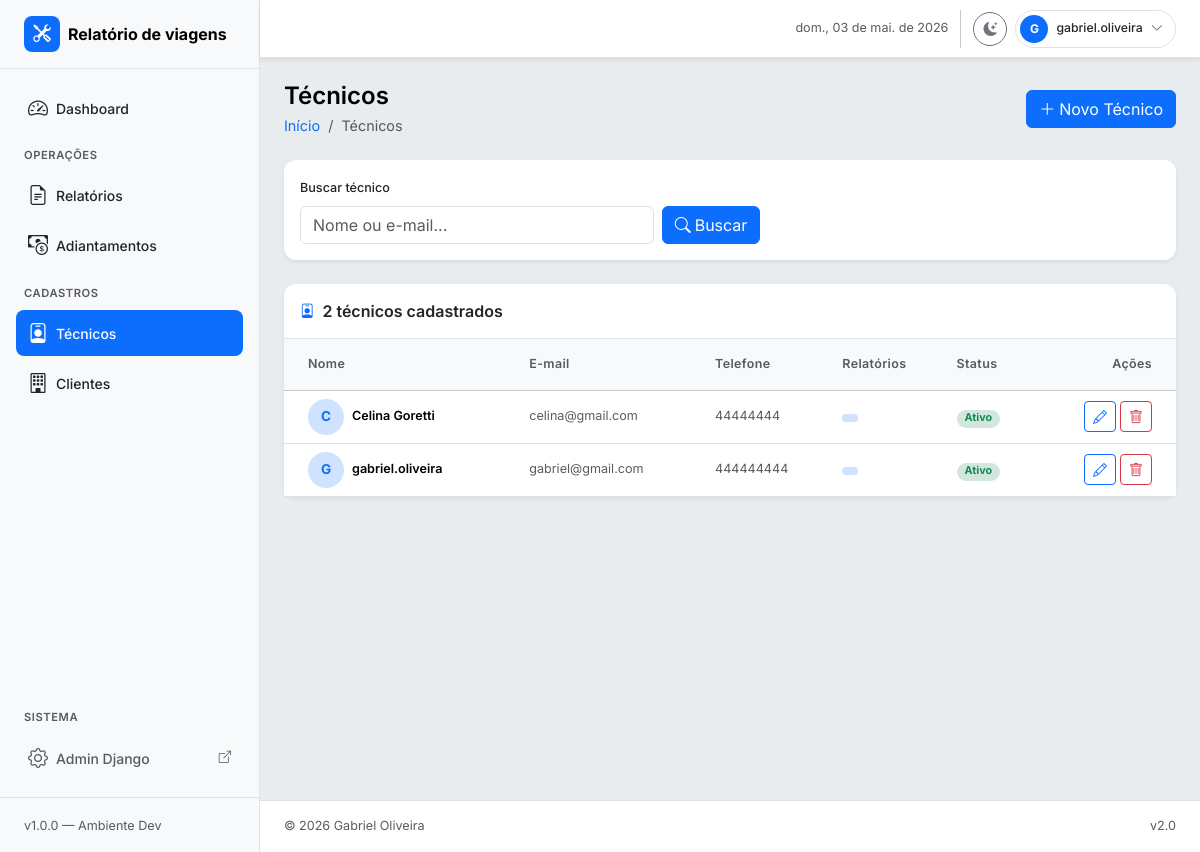
The app's page /tecnicos/ (signed in) with its own data.
### relatorios/models.py (models this page shows, shortened)
class Tecnico(models.Model):
    nome = models.CharField("Nome completo", max_length=150)
    email = models.EmailField("E-mail", unique=True)
    telefone = models.CharField("Telefone", max_length=20, blank=True)
    ativo = models.BooleanField("Ativo", default=True)
    criado_em = models.DateTimeField(auto_now_add=True)
    class Meta:
        verbose_name = "Técnico"
        verbose_name_plural = "Técnicos"
        ordering = ["nome"]

### relatorios/views.py (the view)
# urls.py: path("tecnicos/", views.TecnicoListView.as_view(), name="tecnico_list"),
class TecnicoListView(ListView):
    model = Tecnico
    template_name = "tecnicos/tecnico_list.html"
    context_object_name = "tecnicos"
    paginate_by = 20
    def get_queryset(self):
        qs = Tecnico.objects.all()
        busca = self.request.GET.get("busca", "").strip()
        if busca:
            qs = qs.filter(Q(nome__icontains=busca) | Q(email__icontains=busca))
        return qs
    def get_context_data(self, **kwargs):
        ctx = super().get_context_data(**kwargs)
        ctx["titulo_pagina"] = "Técnicos"
        ctx["busca"] = self.request.GET.get("busca", "")
        return ctx

### templates/tecnicos/tecnico_list.html (shortened to what this page needs)
{% extends "base.html" %}
{% block page_title %}Técnicos{% endblock %}
{% block breadcrumb %}
  <li class="breadcrumb-item">
    <a href="{% url 'relatorios:dashboard' %}" class="text-decoration-none">Início</a>
  </li>
  <li class="breadcrumb-item active">Técnicos</li>
{% endblock %}
{% block page_actions %}
  <a href="{% url 'relatorios:tecnico_create' %}" class="btn btn-primary d-flex align-items-center gap-1">
    <i class="bi bi-plus-lg"></i> Novo Técnico
  </a>
{% endblock %}
{% block content %}
<div class="card border-0 shadow-sm mb-4">
  <div class="card-body py-3">
    <form method="get" class="row g-2 align-items-end">
      <div class="col-12 col-md-5">
        <label class="form-label fw-medium small">Buscar técnico</label>
        <input type="text"
               name="busca"
               value="{{ busca }}"
               placeholder="Nome ou e-mail..."
               class="form-control">
      </div>
      <div class="col-auto d-flex gap-1">
        <button type="submit" class="btn btn-primary">
          <i class="bi bi-search me-1"></i>Buscar
        </button>
      </div>
    </form>
  </div>
</div>
<div class="card border-0 shadow-sm">
  <div class="card-header bg-transparent border-bottom py-3 d-flex align-items-center gap-2">
    <i class="bi bi-person-badge text-primary"></i>
    <h6 class="mb-0 fw-semibold">{{ tecnicos.count }} técnico{{ tecnicos.count|pluralize }} cadastrado{{ tecnicos.count|pluralize }}</h6>
  </div>
  <div class="card-body p-0">
    {% if tecnicos %}
    <div class="table-responsive">
      <table class="table table-hover align-middle mb-0">
        <thead class="table-light">
          <tr>
            <th class="ps-4 py-3 fw-semibold text-muted small">Nome</th>
            <th class="py-3 fw-semibold text-muted small">E-mail</th>
            <th class="py-3 fw-semibold text-muted small">Telefone</th>
            <th class="py-3 fw-semibold text-muted small">Relatórios</th>
            <th class="py-3 fw-semibold text-muted small">Status</th>
            <th class="py-3 fw-semibold text-muted small text-end pe-4">Ações</th>
          </tr>
        </thead>
        <tbody>
          {% for t in tecnicos %}
          <tr>
            <td class="ps-4">
              <div class="d-flex align-items-center gap-2">
                <div class="d-flex align-items-center justify-content-center rounded-circle bg-primary-subtle text-primary fw-bold"
                     style="width:36px;height:36px;font-size:.85rem;flex-shrink:0;">
                  {{ t.nome|first|upper }}
                </div>
                <span class="fw-semibold small">{{ t.nome }}</span>
              </div>
            </td>
            <td class="small text-muted">{{ t.email }}</td>
            <td class="small text-muted">{{ t.telefone|default:"—" }}</td>
            <td>
              <span class="badge bg-primary-subtle text-primary rounded-pill px-2">
              </span>
            </td>
            <td>
              {% if t.ativo %}
                <span class="badge bg-success-subtle text-success rounded-pill px-2">Ativo</span>
              {% else %}
                <span class="badge bg-secondary-subtle text-secondary rounded-pill px-2">Inativo</span>
              {% endif %}
            </td>
            <td class="text-end pe-4">
              <div class="d-flex gap-1 justify-content-end">
                <a href="{% url 'relatorios:tecnico_update' t.pk %}"
                   class="btn btn-sm btn-outline-primary" title="Editar">
                  <i class="bi bi-pencil"></i>
                </a>
                <a href="{% url 'relatorios:tecnico_delete' t.pk %}"
                   class="btn btn-sm btn-outline-danger" title="Excluir">
                  <i class="bi bi-trash"></i>
                </a>
              </div>
            </td>
          </tr>
          {% endfor %}
        </tbody>
      </table>
    </div>
    {% endif %}
  </div>
</div>
{% endblock %}

### templates/partials/_navbar.html (shortened to what this page needs)
<header class="navbar bg-body border-bottom px-4 py-2 sticky-top shadow-sm" style="z-index: 1020;">
  <div class="d-flex align-items-center gap-3 w-100">
    <div class="ms-auto d-flex align-items-center gap-2">
      <span class="text-muted small d-none d-lg-inline" id="current-date"></span>
      <button class="btn btn-sm btn-outline-secondary rounded-circle"
              id="theme-toggle"
              title="Alternar tema"
              style="width: 34px; height: 34px;">
        <i class="bi bi-moon-stars-fill" id="theme-icon"></i>
      </button>
      <div class="dropdown">
        <button class="btn btn-sm d-flex align-items-center gap-2 rounded-pill border"
                type="button"
                data-bs-toggle="dropdown"
                aria-expanded="false"
                style="padding: 4px 12px 4px 4px;">
          <div class="d-flex align-items-center justify-content-center rounded-circle bg-primary text-white fw-bold"
               style="width: 28px; height: 28px; font-size: .75rem;">
            {% if request.user.is_authenticated %}
              {{ request.user.get_short_name|default:request.user.username|first|upper }}
            {% else %}
              A
            {% endif %}
          </div>
          <span class="small fw-medium d-none d-md-inline">
            {% if request.user.is_authenticated %}
              {{ request.user.get_short_name|default:request.user.username }}
            {% else %}
              Admin
            {% endif %}
          </span>
          <i class="bi bi-chevron-down small text-muted"></i>
        </button>
      </div>
    </div>
  </div>
</header>

### static/css/custom.css (style rules this page uses)
body { font-family: 'Inter', sans-serif; font-size: .9rem; }
.table thead th { background-color: var(--bs-tertiary-bg); color: var(--bs-secondary-color); }
.card { border-radius: .75rem; transition: box-shadow .2s ease, transform .15s ease; }
.table th { font-size: .78rem; letter-spacing: .03em; }
header.navbar { min-height: 58px; }

### records on screen
Tecnico: nome|first "C", nome "Celina Goretti", email "celina@gmail.com", telefone "44444444", ativo "Ativo"
Tecnico: nome|first "G", nome "gabriel.oliveira", email "gabriel@gmail.com", telefone "444444444", ativo "Ativo"

### other values on screen
{{ request.user.get_short_name|default:request.user.username|first|upper }} "G"
{{ request.user.get_short_name|default:request.user.username }} "gabriel.oliveira"
{{ tecnicos.count }} "2"
